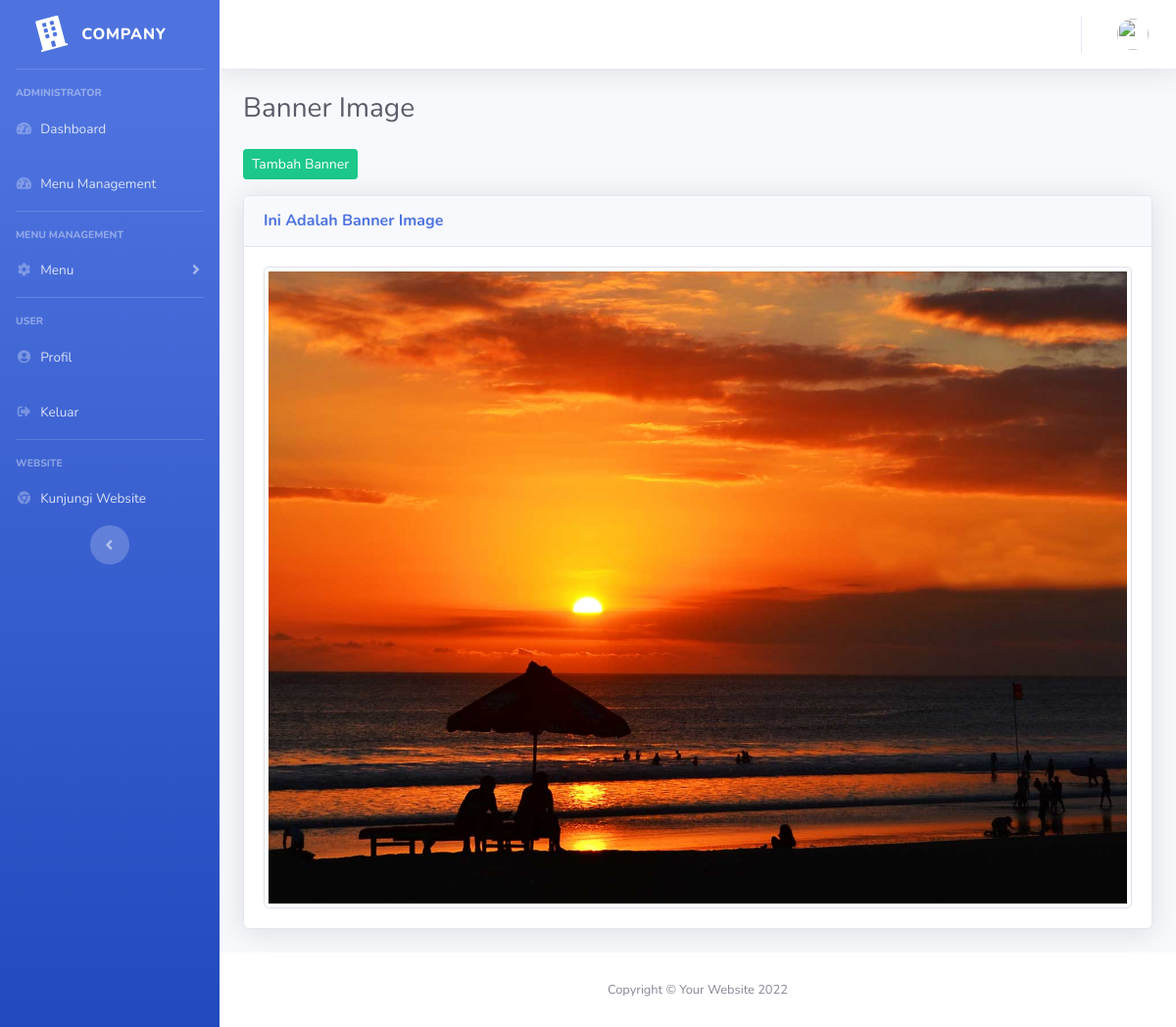
The page /index.php/admin_menu/banner_image on the database its author committed.
### tables this page shows
CREATE TABLE `banner_img` (
  `id` int(11) NOT NULL,
  `text` varchar(255) NOT NULL,
  `image` varchar(123) NOT NULL
);

### application/controllers/Admin_menu.php (called while the page is built, shortened)
<?php
class Admin_menu extends CI_Controller
{
    public function banner_image()
    {
        $data['judul'] = 'Banner Image';
        $data['user'] = $this->db->get_where('user', ['email' => $this->session->userdata('email')])->row_array();
        $data['banner_img'] = $this->db->get_where('banner_img')->result_array();
        $data['admin_menu'] = $this->db->get_where('admin_menu')->result_array();
        $this->form_validation->set_rules('text', 'Text', 'required|trim');
        if ($this->form_validation->run() == false) {
            $this->load->view('template/admin_header', $data);
            $this->load->view('template/admin_sidebar', $data);
            $this->load->view('template/admin_topbar', $data);
            $this->load->view('admin_menu/banner_image', $data);
            $this->load->view('template/admin_footer', $data);
        }
    }
}

### index.php (called while the page is built, shortened)
<?php
require_once BASEPATH.'core/CodeIgniter.php';

### application/views/admin_menu/banner_image.php (the view, shortened to what this page needs)
<div class="container-fluid">
    <h1 class="h3 mb-4 text-gray-800"> <?= $judul; ?> </h1>
    <a href="" class="btn btn-sm btn-success mb-3" data-toggle="modal" data-target="#tambahbannerModal">Tambah Banner</a>
    <?php foreach ($banner_img as $bi) : ?>
        <div class="card shadow mb-4">
            <div class="card-header py-3">
                <h6 class="m-0 font-weight-bold text-primary"><?= $bi['text'] ?></h6>
            </div>
            <div class="card-body">
                <img src="<?= base_url('front-end/assets/img/banner/') . $bi['image'] ?>" class="img-thumbnail" alt="">
            </div>
        </div>
    <?php endforeach; ?>
</div>
</div>

### rows shown on the page
banner_img: text "Ini Adalah Banner Image", image (picture)

### other values the page prints
$judul "Banner Image"
